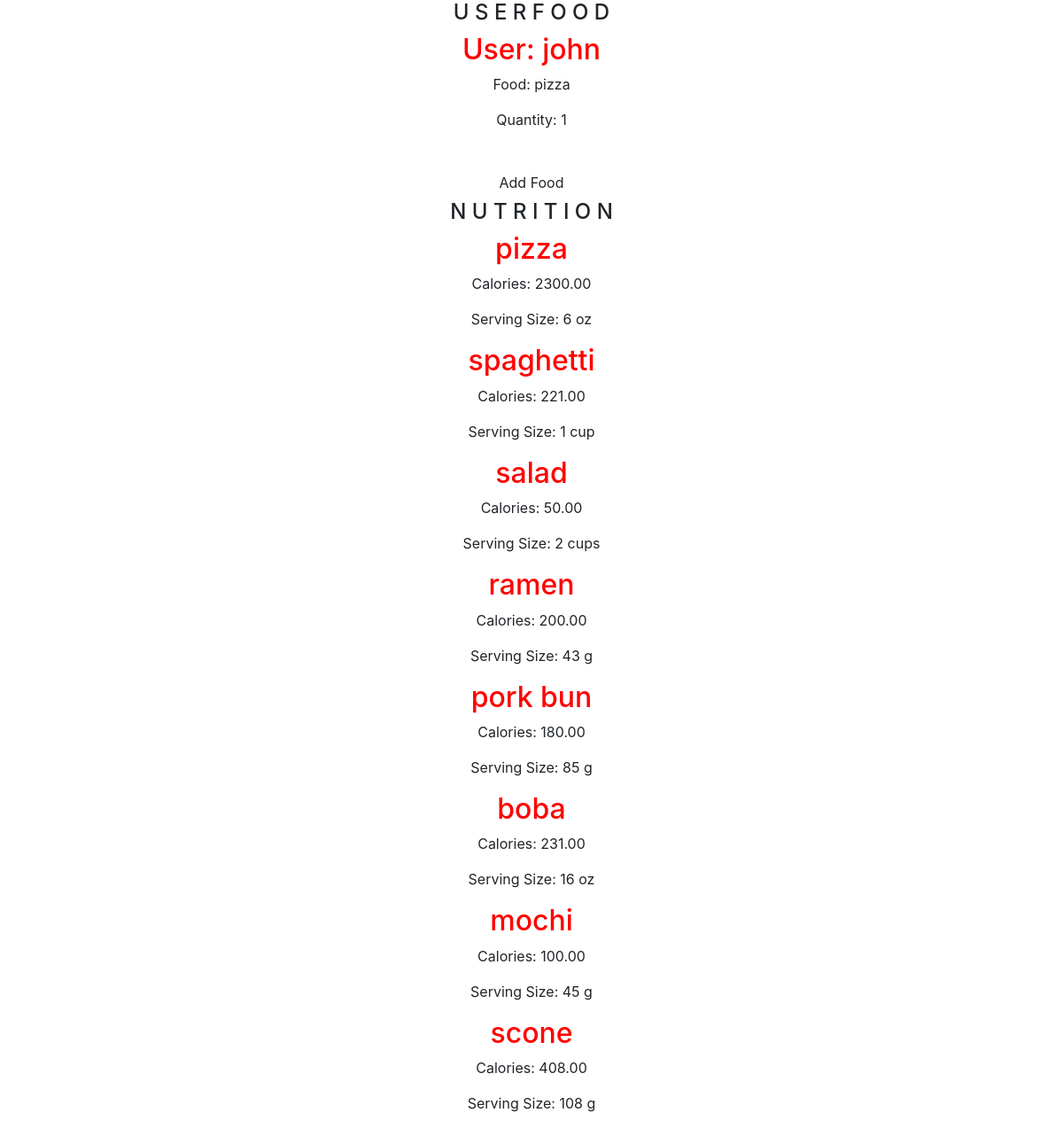
/main/, run on the app's committed database.
### CalorieCounter/models.py (models this page shows, shortened)
class Food(models.Model):
    foodName = models.CharField(max_length=200)
    calorie = models.DecimalField(max_digits=6, decimal_places=2, default=0, blank=True)
    servingSize = models.IntegerField()
    servingSizeUnits = models.CharField(max_length=20)

### CalorieCounter/views.py (the view)
# urls.py: path('main/', views.MainView.as_view(), name='mainView'),
class MainView(View):
    def get(self, request):
        template = loader.get_template('CalorieCounter/mainView.html')
        foods = Food.objects.all()
        total_temp = UserFood.objects.all()
        total = []
        for item_temp in total_temp:
            item = {}
            item["food"] = item_temp.food.foodName
            item["user"] = item_temp.user.username
            item["quantity"] = item_temp.quantity
            total.append(item)
        print (total)
        context = {
        "foods": foods,
        "total": total,
        }
        return HttpResponse(template.render(context, request))

### CalorieCounter/templates/CalorieCounter/mainView.html (shortened to what this page needs)
<!DOCTYPE html>
<html lang="en">
    <head>
      <link rel="stylesheet" href="https://maxcdn.bootstrapcdn.com/bootstrap/4.5.2/css/bootstrap.min.css">
      <link rel="stylesheet" href="https://use.fontawesome.com/releases/v5.7.0/css/all.css">
    </head>
    <body>
    <center><h4>U S E R F O O D</h4>
    {% for i in total %}
    <div class="row justify-content-center">
      <div class="col-md-6">
        <div class="media">
          <div class="media-body">
            <h2 class="media-heading" style="color:red"> User: {{i.user}}</h2>
            <p> Food: {{i.food}} </p>
            <p> Quantity: {{i.quantity}} </p>
          </div>
        </div>
      </div>
    </div>
    {% endfor %}
    <br>
      <a href="http://localhost:8000/addFood" class="btn" role="button">Add Food</a>
    <br>
    <h4>N U T R I T I O N</h4>
    {% for food in foods %}
    <div class="row justify-content-center">
      <div class="col-md-6">
        <div class="media">
          <div class="media-body">
            <h2 class="media-heading" style="color:red">{{food.foodName}}</h2>
            <p> Calories: {{food.calorie}} </p>
            <p> Serving Size: {{food.servingSize}} {{food.servingSizeUnits}} </p>
          </div>
        </div>
      </div>
    </div>
    {% endfor %}
    </center>
    </body></html>

### data on the page
Food: food "pizza", foodName "pizza", calorie "2300.00", servingSize "6", servingSizeUnits "oz"
Food: foodName "spaghetti", calorie "221.00", servingSize "1", servingSizeUnits "cup"
Food: foodName "salad", calorie "50.00", servingSize "2", servingSizeUnits "cups"
Food: foodName "ramen", calorie "200.00", servingSize "43", servingSizeUnits "g"
Food: foodName "pork bun", calorie "180.00", servingSize "85", servingSizeUnits "g"
Food: foodName "boba", calorie "231.00", servingSize "16", servingSizeUnits "oz"
Food: foodName "mochi", calorie "100.00", servingSize "45", servingSizeUnits "g"
Food: foodName "scone", calorie "408.00", servingSize "108", servingSizeUnits "g"

### other printed values
{{ i.user }} "john"
{{ i.quantity }} "1"
